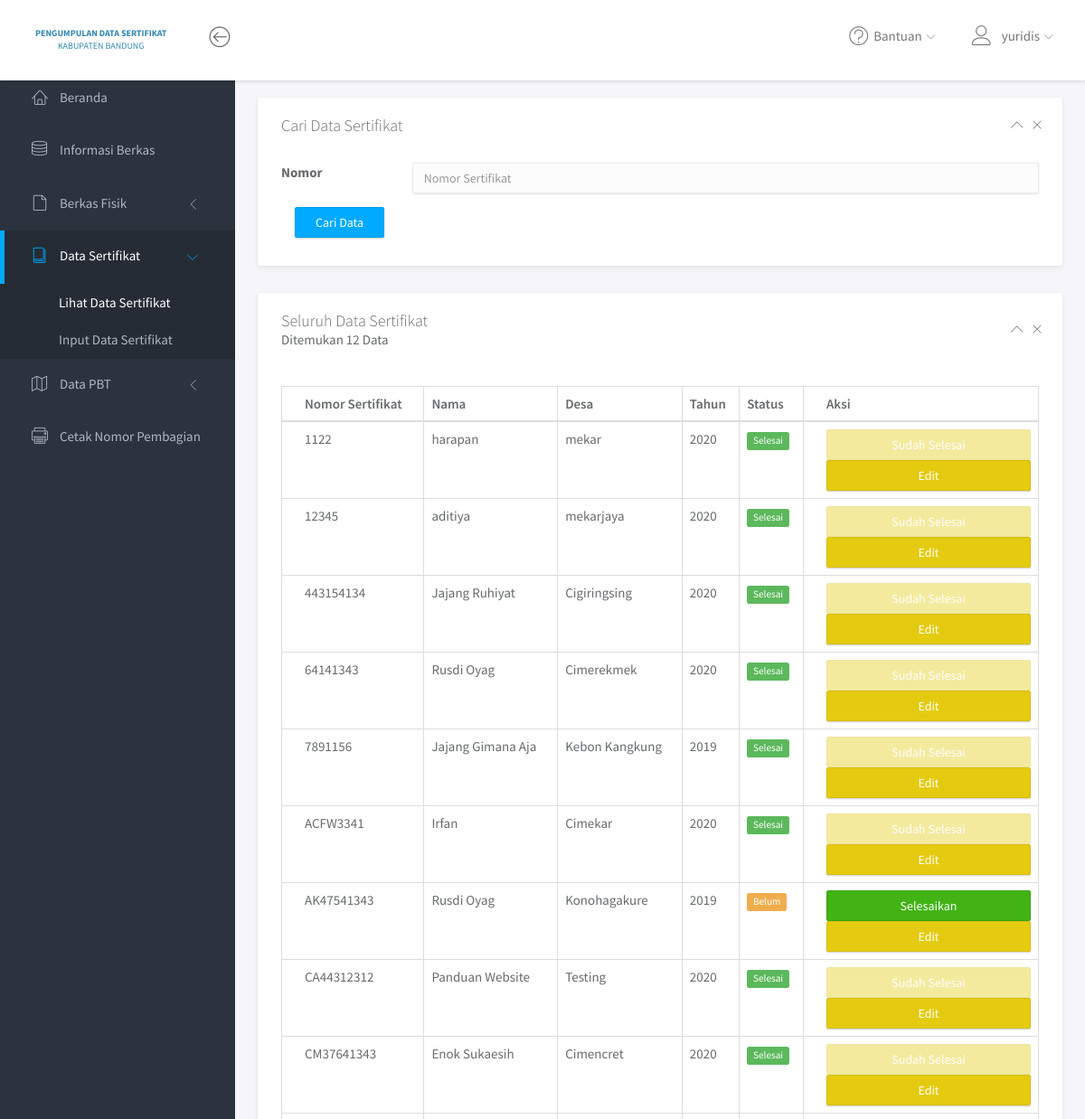
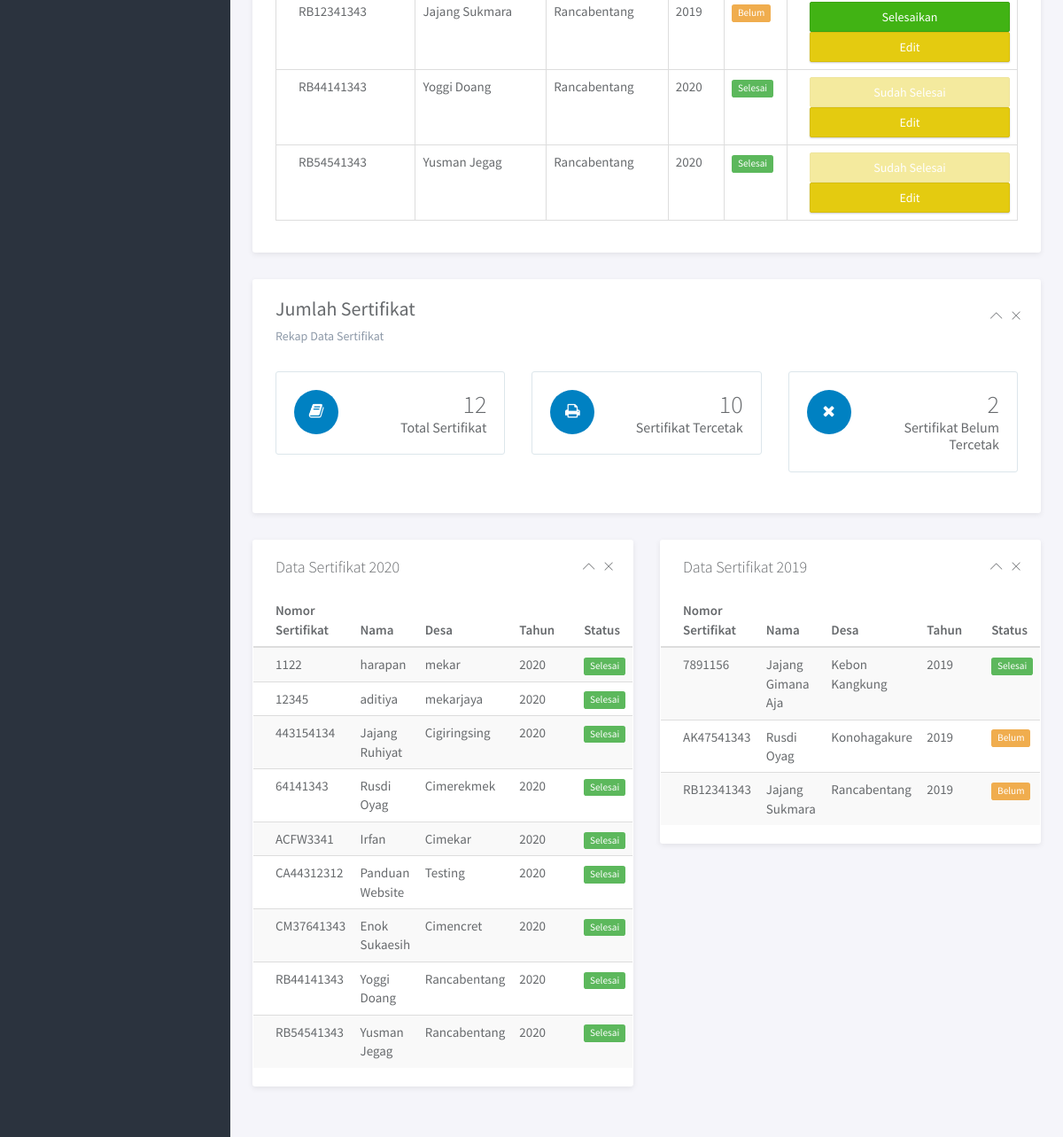
The app's page /user/data_sertifikat.php (signed in) with its own data (2 pictures, top to bottom).
### tables this page shows
CREATE TABLE `data_sertifikat` (
  `no_sertifikat` varchar(20) NOT NULL,
  `desa` varchar(50) NOT NULL,
  `tahun` int(10) NOT NULL,
  `nama` varchar(50) DEFAULT NULL,
  `status` varchar(10) NOT NULL
);

### user/data_sertifikat.php (the view, shortened to what this page needs)
<?php
include '../core/conn.php';
$datacetak = mysqli_query($connection, "SELECT * FROM data_sertifikat WHERE status='Selesai'");
$databelum = mysqli_query($connection, "SELECT * FROM data_sertifikat WHERE status='Belum'");
$datasemua = mysqli_query($connection, "SELECT * FROM data_sertifikat");
$data20 = mysqli_query($connection, "SELECT * FROM data_sertifikat WHERE tahun='2020'");
$data19 = mysqli_query($connection, "SELECT * FROM data_sertifikat WHERE tahun='2019'");
$jumlahcetak = mysqli_num_rows($datacetak);
$jumlahbelum = mysqli_num_rows($databelum);
$jumlahsemua = mysqli_num_rows($datasemua);
if(isset($_GET['submit'])){
	$no_sertifikat = $_GET['no_sertifikat'];
	$query = mysqli_query($connection, "SELECT * FROM data_sertifikat WHERE no_sertifikat='$no_sertifikat'");
	$ambiljumlah = mysqli_num_rows($query);
	$judul = "Hasil Pencarian";
	$subjudul = "Ditemukan $ambiljumlah Data";
}else{
	$query = mysqli_query($connection, "SELECT * FROM data_sertifikat");
	$judul = "Seluruh Data Sertifikat";
	$ambiljumlah = mysqli_num_rows($query);
	$subjudul = "Ditemukan $ambiljumlah Data";
}
?>
<!DOCTYPE html>
<html lang="en">
<head>
	<link rel="stylesheet" href="assets/vendor/bootstrap/css/bootstrap.min.css">
	<link rel="stylesheet" href="assets/vendor/font-awesome/css/font-awesome.min.css">
	<link rel="stylesheet" href="assets/vendor/linearicons/style.css">
	<link rel="stylesheet" href="assets/vendor/chartist/css/chartist-custom.css">
	<link rel="stylesheet" href="assets/css/main.css">
	<link rel="stylesheet" href="assets/css/demo.css">
</head>
<body>
	<div id="wrapper">
		<nav class="navbar navbar-default navbar-fixed-top">
			<div class="brand">
				<a href="index.php"><b>PENGUMPULAN DATA SERTIFIKAT </b><br> <center> KABUPATEN BANDUNG </center></a>
			</div>
			<div class="container-fluid">
				<div class="navbar-btn">
					<button type="button" class="btn-toggle-fullwidth"><i class="lnr lnr-arrow-left-circle"></i></button>
				</div>
				<div id="navbar-menu">
					<ul class="nav navbar-nav navbar-right">
						<li class="dropdown">
							<a href="#" class="dropdown-toggle" data-toggle="dropdown"><i class="lnr lnr-question-circle"></i> <span>Bantuan</span> <i class="icon-submenu lnr lnr-chevron-down"></i></a>
						</li>
						<li class="dropdown">
							<a href="#" class="dropdown-toggle" data-toggle="dropdown"><i class="lnr lnr-user"> </i><span><?=$_SESSION['username'];?></span> <i class="icon-submenu lnr lnr-chevron-down"></i></a>
						</li>
					</ul>
				</div>
			</div>
		</nav>
		<div id="sidebar-nav" class="sidebar">
			<div class="sidebar-scroll">
				<nav>
					<ul class="nav">
						<li><a href="index.php" class=""><i class="lnr lnr-home"></i> <span>Beranda</span></a></li>
						<li><a href="informasi_berkas.php" class=""><i class="lnr lnr-database"></i> <span>Informasi Berkas</span></a></li>
						<li>
							<a href="#subFisik" data-toggle="collapse" class="collapsed"><i class="lnr lnr-file-empty"></i> <span>Berkas Fisik</span> <i class="icon-submenu lnr lnr-chevron-left"></i></a>
						</li>
						<li>
							<a href="#subSerti" data-toggle="collapse" class="active"><i class="lnr lnr-book"></i> <span>Data Sertifikat</span> <i class="icon-submenu lnr lnr-chevron-left"></i></a>
							<div id="subSerti" class="collapse in">
								<ul class="nav">
									<li><a href="data_sertifikat.php" class="active">Lihat Data Sertifikat</a></li>
									<li><a href="input_sertifikat.php" class="">Input Data Sertifikat</a></li>
								</ul>
							</div>
						</li>
						<li>
							<a href="#subPBT" data-toggle="collapse" class="collapsed"><i class="lnr lnr-map"></i> <span>Data PBT</span> <i class="icon-submenu lnr lnr-chevron-left"></i></a>
						</li>
						<li><a href="cetak.php" class=""><i class="lnr lnr-printer"></i> <span>Cetak Nomor Pembagian</span></a></li>
					</ul>
				</nav>
			</div>
		</div>
		<div class="main">
			<div class="main-content">
				<div class="container-fluid">
							<div class="panel">
								<div class="panel-heading">
									<h3 class="panel-title">Cari Data Sertifikat</h3>
									<div class="right">
										<button type="button" class="btn-toggle-collapse"><i class="lnr lnr-chevron-up"></i></button>
										<button type="button" class="btn-remove"><i class="lnr lnr-cross"></i></button>
									</div>
								</div>
								<div class="panel-body">
									<form class="" action="data_sertifikat.php" method="GET">
										<div class="form-group row">
											<label for="no_sertifikat" class="col-sm-2 col-form-label">Nomor</label>
												<div class="col-sm-10">
													<input autocomplete="off" type="text" class="form-control" id="no_sertifikat" name="no_sertifikat" placeholder="Nomor Sertifikat" required>
												</div>
										</div>
										<div class="form-group row col-sm-10">
												<div class="col-sm-10">
													<input type="submit" name="submit" class="btn btn-primary mt-sm-4" value="Cari Data">
												</div>
										</div>
									</form>
								</div>
							</div>
					<div class="panel">
						<div class="panel-heading">
							<h3 class="panel-title"><?=$judul;?></h3>
							<p class="panel-subtitle"><?=$subjudul;?></p>
							<div class="right">
								<button type="button" class="btn-toggle-collapse"><i class="lnr lnr-chevron-up"></i></button>
								<button type="button" class="btn-remove"><i class="lnr lnr-cross"></i></button>
							</div>
						</div>
							<div class="panel-body">
								<table class="table table-bordered">
									<thead>
										<tr class="">
											<th>Nomor Sertifikat</th>
											<th>Nama</th>
											<th>Desa</th>
											<th>Tahun</th>
											<th>Status</th>
											<th>Aksi</th>
										</tr>
									</thead>
									<tbody>
										<?php
										while ($d = mysqli_fetch_array($query)) {
											if ($d['status']=="Selesai") {
												$label = "label-success";
												$value = "Sudah Selesai";
												$button = "btn-warning disabled";
												$onclick = "";
												$link = "#";
											}else{
												$label = "label-warning";
												$value = "Selesaikan";
												$button = "btn-success";
												$onclick = "return confirm('Konfirmasi Untuk Menyelesaikan Status?')";
												$link = "controller/updateserti.php?no_sertifikat=".$d['no_sertifikat'];
											}
											$link_edit = "update_sertifikat.php?no_sertifikat=".$d['no_sertifikat'];
										?>
										<tr>
											<td><?=$d['no_sertifikat'];?></td>
											<td><?=$d['nama'];?></td>
											<td><?=$d['desa'];?></td>
											<td><?=$d['tahun'];?></td>
											<td><span class="label <?=$label;?>"><?=$d['status'];?></span></td>
											<td class="text-center">
												<a href="<?=$link;?>">
												<button onclick="<?=$onclick;?>" type="button" class="form-control btn <?=$button;?>" value=""><?=$value;?></button>
											</a>
											<a href="<?=$link_edit;?>">
												<button type="button" class="form-control btn btn-warning" value="">Edit</button>
											</a>
											</td>
										</tr>
										<?php
									}
										?>
									</tbody>
								</table>
							</div>
						</div>
					<div class="panel panel-headline">
						<div class="panel-heading">
							<h3 class="panel-title">Jumlah Sertifikat</h3>
							<p class="panel-subtitle">Rekap Data Sertifikat</p>
							<div class="right">
								<button type="button" class="btn-toggle-collapse"><i class="lnr lnr-chevron-up"></i></button>
								<button type="button" class="btn-remove"><i class="lnr lnr-cross"></i></button>
							</div>
						</div>
						<div class="panel-body">
							<div class="row">
								<div class="col-md-4">
									<div class="metric">
										<span class="icon"><i class="fa fa-book"></i></span>
										<p>
											<span class="number"><?=$jumlahsemua;?></span>
											<span class="title">Total Sertifikat</span>
										</p>
									</div>
								</div>
								<div class="col-md-4">
									<div class="metric">
										<span class="icon"><i class="fa fa-print"></i></span>
										<p>
											<span class="number"><?=$jumlahcetak;?></span>
											<span class="title">Sertifikat Tercetak</span>
										</p>
									</div>
								</div>
								<div class="col-md-4">
									<div class="metric">
										<span class="icon"><i class="fa fa-close"></i></span>
										<p>
											<span class="number"><?=$jumlahbelum;?></span>
											<span class="title">Sertifikat Belum Tercetak</span>
										</p>
									</div>
								</div>
							</div>
						</div>
					</div>
					<div class="row">
						<div class="col-md-6">
							<div class="panel">
								<div class="panel-heading">
									<h3 class="panel-title">Data Sertifikat 2020</h3>
									<div class="right">
										<button type="button" class="btn-toggle-collapse"><i class="lnr lnr-chevron-up"></i></button>
										<button type="button" class="btn-remove"><i class="lnr lnr-cross"></i></button>
									</div>
								</div>
								<div class="panel-body no-padding">
									<table class="table table-striped">
										<thead>
											<tr>
												<th>Nomor Sertifikat</th>
												<th>Nama</th>
												<th>Desa</th>
												<th>Tahun</th>
												<th>Status</th>
											</tr>
										</thead>
										<tbody>
											<?php
												while ($d = mysqli_fetch_array($data20)) {
													if ($d['status']=="Selesai") {
														$label = "label-success";
													}else{
														$label = "label-warning";
													}
											?>
											<tr>
												<td><?=$d['no_sertifikat'];?></td>
												<td><?=$d['nama'];?></td>
												<td><?=$d['desa'];?></td>
												<td><?=$d['tahun'];?></td>
												<td><span class="label <?=$label;?>"><?=$d['status'];?></span></td>
											</tr>
											<?php
										}
											?>
										</tbody>
									</table>
								</div>
							</div>
						</div>
						<div class="col-md-6">
							<div class="panel">
								<div class="panel-heading">
									<h3 class="panel-title">Data Sertifikat 2019</h3>
									<div class="right">
										<button type="button" class="btn-toggle-collapse"><i class="lnr lnr-chevron-up"></i></button>
										<button type="button" class="btn-remove"><i class="lnr lnr-cross"></i></button>
									</div>
								</div>
								<div class="panel-body no-padding">
									<table class="table table-striped">
										<thead>
											<tr>
												<th>Nomor Sertifikat</th>
												<th>Nama</th>
												<th>Desa</th>
												<th>Tahun</th>
												<th>Status</th>
											</tr>
										</thead>
										<tbody>
											<?php
												while ($d = mysqli_fetch_array($data19)) {
													if ($d['status']=="Selesai") {
														$label = "label-success";
													}else{
														$label = "label-warning";
													}
											?>
											<tr>
												<td><?=$d['no_sertifikat'];?></td>
												<td><?=$d['nama'];?></td>
												<td><?=$d['desa'];?></td>
												<td><?=$d['tahun'];?></td>
												<td><span class="label <?=$label;?>"><?=$d['status'];?></span></td>
											</tr>
											<?php
										}
											?>
										</tbody>
									</table>
								</div>
							</div>
						</div>
					</div>
				</div>
				</div>
			</div>
	</div>
</body>
</html>

### records on screen
data_sertifikat: no_sertifikat "1122", nama "harapan", desa "mekar", tahun "2020", status "Selesai", status "Sudah Selesai"
data_sertifikat: no_sertifikat "12345", nama "aditiya", desa "mekarjaya", tahun "2020", status "Selesai", status "Sudah Selesai"
data_sertifikat: no_sertifikat "443154134", nama "Jajang Ruhiyat", desa "Cigiringsing", tahun "2020", status "Selesai", status "Sudah Selesai"
data_sertifikat: no_sertifikat "64141343", nama "Rusdi Oyag", desa "Cimerekmek", tahun "2020", status "Selesai", status "Sudah Selesai"
data_sertifikat: no_sertifikat "7891156", nama "Jajang Gimana Aja", desa "Kebon Kangkung", tahun "2019", status "Selesai", status "Sudah Selesai"
data_sertifikat: no_sertifikat "ACFW3341", nama "Irfan", desa "Cimekar", tahun "2020", status "Selesai", status "Sudah Selesai"
data_sertifikat: no_sertifikat "AK47541343", nama "Rusdi Oyag", desa "Konohagakure", tahun "2019", status "Belum", status "Selesaikan"
data_sertifikat: no_sertifikat "CA44312312", nama "Panduan Website", desa "Testing", tahun "2020", status "Selesai", status "Sudah Selesai"
data_sertifikat: no_sertifikat "CM37641343", nama "Enok Sukaesih", desa "Cimencret", tahun "2020", status "Selesai", status "Sudah Selesai"
data_sertifikat: no_sertifikat "RB12341343", nama "Jajang Sukmara", desa "Rancabentang", tahun "2019", status "Belum", status "Selesaikan"
data_sertifikat: no_sertifikat "RB44141343", nama "Yoggi Doang", desa "Rancabentang", tahun "2020", status "Selesai", status "Sudah Selesai"
data_sertifikat: no_sertifikat "RB54541343", nama "Yusman Jegag", desa "Rancabentang", tahun "2020", status "Selesai", status "Sudah Selesai"

### other values on screen
$_SESSION['username'] "yuridis"
$judul "Seluruh Data Sertifikat"
$subjudul "Ditemukan 12 Data"
$jumlahsemua "12"
$jumlahcetak "10"
$jumlahbelum "2"
